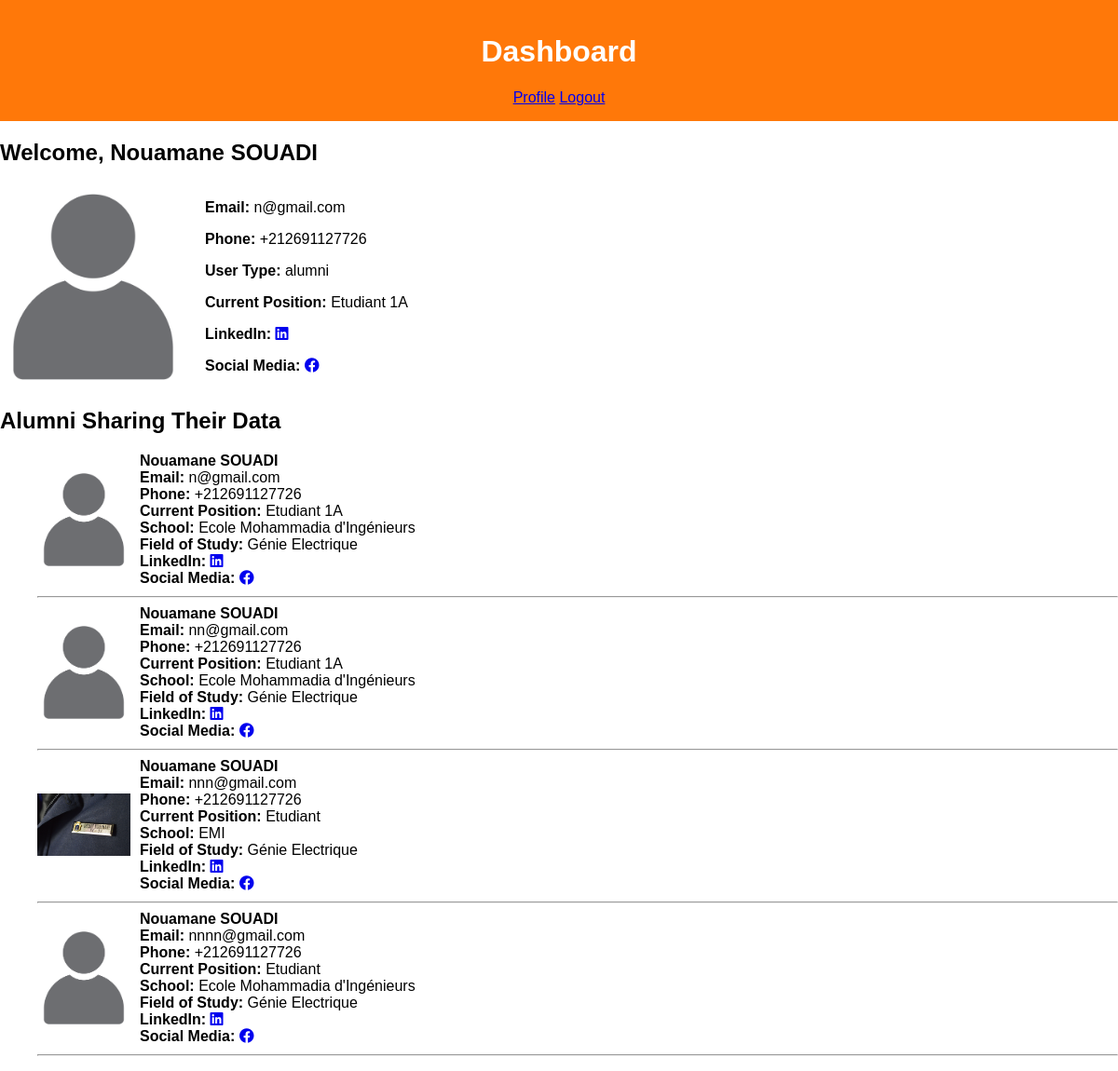
The page /dashboard (signed in) on the database its author committed.
### app.py (models this page shows)
class User(db.Model):
    id = db.Column(db.Integer, primary_key=True)
    first_name = db.Column(db.String(100), nullable=False)
    last_name = db.Column(db.String(100), nullable=False)
    email = db.Column(db.String(100), unique=True, nullable=False)
    phone = db.Column(db.String(15), nullable=False)
    password = db.Column(db.String(200), nullable=False)
    linkedin = db.Column(db.String(200), nullable=True)
    social_media = db.Column(db.String(200), nullable=True)
    current_position = db.Column(db.String(200), nullable=True)
    prep_course = db.Column(db.Text, nullable=True)
    user_type = db.Column(db.String(10), nullable=False)
    share_data = db.Column(db.Boolean, default=False)  # Champ pour le partage des données
    school = db.Column(db.String(100), nullable=True)  # Nouveau champ pour l'école
    field_of_study = db.Column(db.String(100), nullable=True)  # Nouveau champ pour le domaine d'études
    profile_picture = db.Column(db.String(200), nullable=True)  # Champ pour la photo de profil

### app.py (the view)
@app.route('/dashboard')
def dashboard():
    if 'user_id' not in session:
        return redirect(url_for('login'))
    user = User.query.get(session['user_id'])
    alumni_list = User.query.filter_by(share_data=True).all()  # Récupérer les alumni qui partagent leurs données
    return render_template('dashboard.html', user=user, alumni=alumni_list)

### templates/dashboard.html (shortened to what this page needs)
<!DOCTYPE html>
<html lang="en">
<head>
    <link rel="stylesheet" href="{{ url_for('static', filename='styles.css') }}">
    <link rel="stylesheet" href="https://cdnjs.cloudflare.com/ajax/libs/font-awesome/6.0.0-beta3/css/all.min.css">
</head>
<body>
    <header>
        <h1>Dashboard</h1>
        <nav>
            <a href="/profile/{{ user.id }}">Profile</a>
            <a href="/logout">Logout</a>
        </nav>
    </header>
    <main>
        <h2>Welcome, {{ user.first_name }} {{ user.last_name }}</h2>
        <div class="profile-container">
            <img src="{{ user.profile_picture if user.profile_picture else url_for('static', filename='uploads/default_profile.png') }}" alt="Profile Picture" width="200">
            <div>
                <p><strong>Email:</strong> {{ user.email }}</p>
                <p><strong>Phone:</strong> {{ user.phone }}</p>
                <p><strong>User Type:</strong> {{ user.user_type }}</p>
                <p><strong>Current Position:</strong> {{ user.current_position }}</p>
                <p><strong>LinkedIn:</strong>
                    {% if user.linkedin %}
                        <a href="{{ user.linkedin }}" target="_blank">
                            <i class="fab fa-linkedin"></i>
                        </a>
                    {% else %}
                        N/A
                    {% endif %}
                </p>
                <p><strong>Social Media:</strong>
                    {% if user.social_media %}
                        <a href="{{ user.social_media }}" target="_blank">
                            <i class="fab fa-facebook"></i>
                        </a>
                    {% else %}
                        N/A
                    {% endif %}
                </p>
            </div>
        </div>
        <h2>Alumni Sharing Their Data</h2>
        <ul>
            {% for alumni in alumni %}
                <li class="alumni-container">
                    <img src="{{ alumni.profile_picture if alumni.profile_picture else url_for('static', filename='uploads/default_profile.png') }}" alt="Profile Picture" width="100">
                    <div>
                        <strong>{{ alumni.first_name }} {{ alumni.last_name }}</strong><br>
                        <strong>Email:</strong> {{ alumni.email }}<br>
                        <strong>Phone:</strong> {{ alumni.phone }}<br>
                        <strong>Current Position:</strong> {{ alumni.current_position }}<br>
                        <strong>School:</strong> {{ alumni.school }}<br>
                        <strong>Field of Study:</strong> {{ alumni.field_of_study }}<br>
                        <strong>LinkedIn:</strong>
                        {% if alumni.linkedin %}
                            <a href="{{ alumni.linkedin }}" target="_blank">
                                <i class="fab fa-linkedin"></i>
                            </a>
                        {% else %}
                            N/A
                        {% endif %}
                        <br>
                        <strong>Social Media:</strong>
                        {% if alumni.social_media %}
                            <a href="{{ alumni.social_media }}" target="_blank">
                                <i class="fab fa-facebook"></i>
                            </a>
                        {% else %}
                            N/A
                        {% endif %}
                    </div>
                </li>
                <hr>
            {% endfor %}
        </ul>
    </main>
</body>
</html>

### static/styles.css (style rules this page uses)
body { font-family: Arial, sans-serif; margin: 0; padding: 0; }
header { background-color: #ff7809; color: white; padding: 1rem; text-align: center; }

### templates/dashboard.html (style rules this page uses)
.profile-container { display: flex; align-items: center; margin-bottom: 20px; }
.profile-container img { margin-right: 20px; }
.alumni-container { display: flex; align-items: center; margin-bottom: 10px; }
.alumni-container img { margin-right: 10px; }

### rows shown on the page
User: first_name "Nouamane", last_name "SOUADI", email "n@gmail.com", phone "+212691127726", user_type "alumni", current_position "Etudiant 1A", school "Ecole Mohammadia d'Ingénieurs", field_of_study "Génie Electrique"
User: first_name "Nouamane", last_name "SOUADI", email "nn@gmail.com", phone "+212691127726", current_position "Etudiant 1A", school "Ecole Mohammadia d'Ingénieurs", field_of_study "Génie Electrique"
User: profile_picture (picture), first_name "Nouamane", last_name "SOUADI", email "nnn@gmail.com", phone "+212691127726", current_position "Etudiant", school "EMI", field_of_study "Génie Electrique"
User: first_name "Nouamane", last_name "SOUADI", email "nnnn@gmail.com", phone "+212691127726", current_position "Etudiant", school "Ecole Mohammadia d'Ingénieurs", field_of_study "Génie Electrique"
